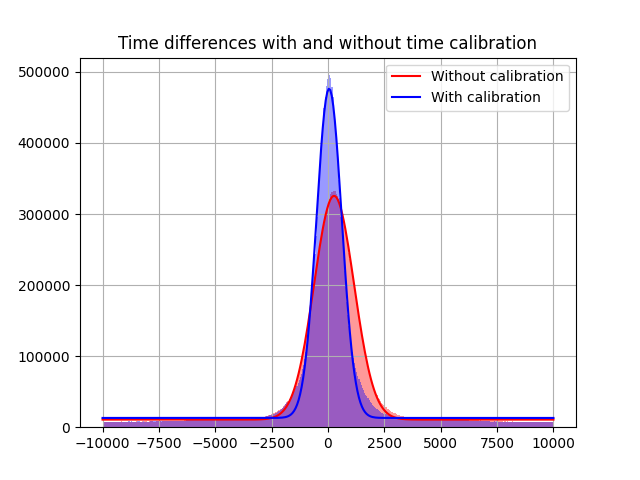
#> input picture TPPTcalibrationtest1.png, 640 x 480 px
$ python -i get_source_loc.py   (imports and definitions only)
#> lines starting #> are read from the running program, lines starting #| are printed output that depends on the picture; after the words box and inside, x2 and y2 are one past the last pixel; in counts of white or black regions, pixels touching at a corner belong together
import cv2
import numpy as np
import matplotlib.pyplot as plt
import time
import os

script_dir = os.path.dirname(__file__)

def fit_image_to_canvas(image_path, canvas_size=255, save_path= script_dir + '/resized_img.png'):
    # Load image
#> called with image_path = '../TPPTcalibrationtest1.png', canvas_size = 255, save_path = 'Motor Controller/resized_img.png'
    img = cv2.imread(image_path, cv2.IMREAD_UNCHANGED)
#> img is the input picture: shape (480, 640, 4); mean B, G, R, A 244.3, 238.3, 242.2, 255
    if img is None:
        raise ValueError("Image not found or unreadable.")

    # Convert image to gray scale if not
    if len(img.shape) == 3:
        img_gray = cv2.cvtColor(img, cv2.COLOR_BGR2GRAY)
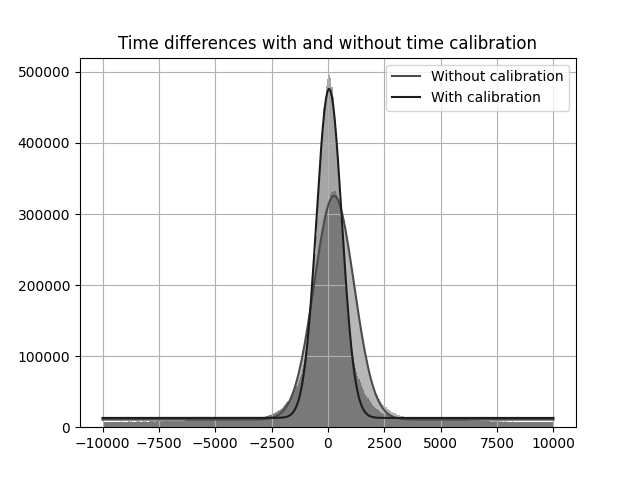
#> img_gray: shape (480, 640); min 0, max 255, mean 240.1
    else:
        img_gray = img

    # Threshold to get binary shape (invert so black shapes are detected)
    _, thresh = cv2.threshold(img_gray, 0, 255, cv2.THRESH_BINARY_INV + cv2.THRESH_OTSU)
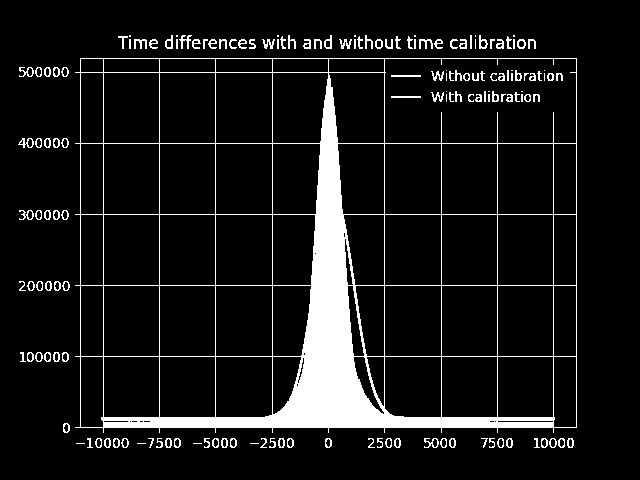
#> thresh: shape (480, 640); 9.5% white; 158 white regions (25 under 20 px)

    # Find shapes in image
    contours, _ = cv2.findContours(thresh, cv2.RETR_EXTERNAL, cv2.CHAIN_APPROX_NONE)
#> contours = 117 contours, 38 with area under 20; largest, box (x1, y1, x2, y2) and area: (75, 58, 577, 433) 183038, (18, 138, 34, 148) 76, (479, 35, 488, 49) 66, (324, 35, 332, 49) 64, (165, 35, 173, 49) 64
    if not contours:
        raise ValueError("No shape detected.")

    # Use largest shape
    largest_contour = max(contours, key=cv2.contourArea)
#> largest_contour = contour of 1851 points, box (x1, y1, x2, y2) (75, 58, 577, 433), area 183038
    x, y, w, h = cv2.boundingRect(largest_contour)
#> x = 75; y = 58; w = 502; h = 375

    # Crop image around shape
    cropped_shape = img_gray[y:y+h, x:x+w]
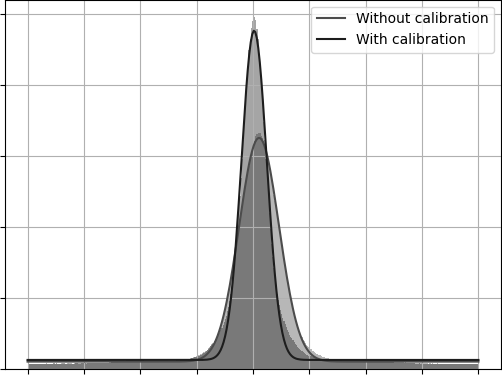
#> cropped_shape: shape (375, 502); min 0, max 255, mean 235.4

    # Resize shape to fit canvas while maintaining ratios
    scale = min(canvas_size / w, canvas_size / h)
#> scale = 0.508
    new_w = int(w * scale)
#> new_w = 255
    new_h = int(h * scale)
#> new_h = 190
    resized_shape = cv2.resize(cropped_shape, (new_w, new_h), interpolation=cv2.INTER_AREA)
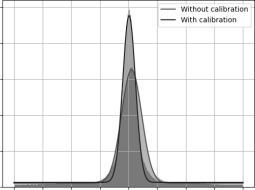
#> resized_shape: shape (190, 255); min 32, max 255, mean 235.4

    # Create white canvas
    canvas = np.ones((canvas_size, canvas_size), dtype=np.uint8) * 255

    # Center resized shape on canvas
    x_offset = (canvas_size - new_w) // 2
#> x_offset = 0
    y_offset = (canvas_size - new_h) // 2
#> y_offset = 32
    canvas[y_offset:y_offset + new_h, x_offset:x_offset + new_w] = resized_shape
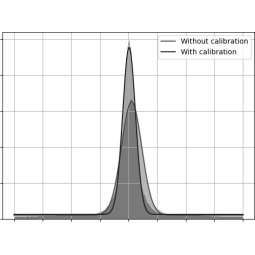
#> canvas: shape (255, 255); min 32, max 255, mean 240.4

    # Save and return
    cv2.imwrite(save_path, canvas)
    return canvas

# Orders points by proximity to one another
# [40 lines left out: functions sortbydis, limit_points, not called in this run]


def num_points(data_points, num):
    len(data_points)

# [167 lines left out: functions store_list, totDistance, addPoints, main, not called in this run]

#main()

>>> result = fit_image_to_canvas('../TPPTcalibrationtest1.png')

$ run again, on calibration1.png
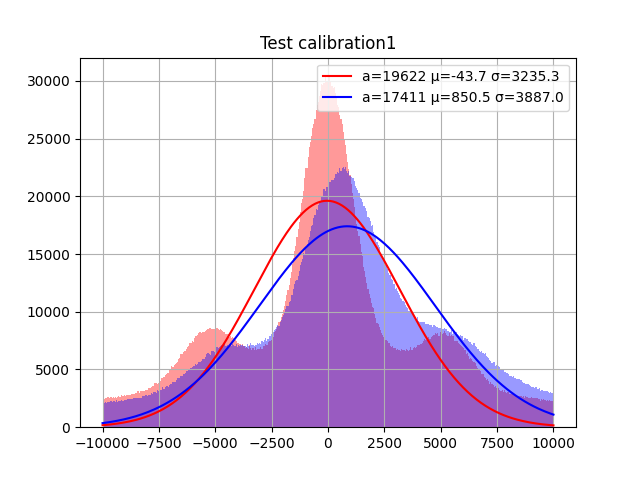
#> input picture calibration1.png, 640 x 480 px
#> in fit_image_to_canvas, img is the input picture: shape (480, 640, 4); mean B, G, R, A 238.4, 223.2, 233.6, 255
#> in fit_image_to_canvas, `_, thresh = cv2.threshold(img_gray, 0, 255, cv2.THRESH_BINARY_INV + cv..`:
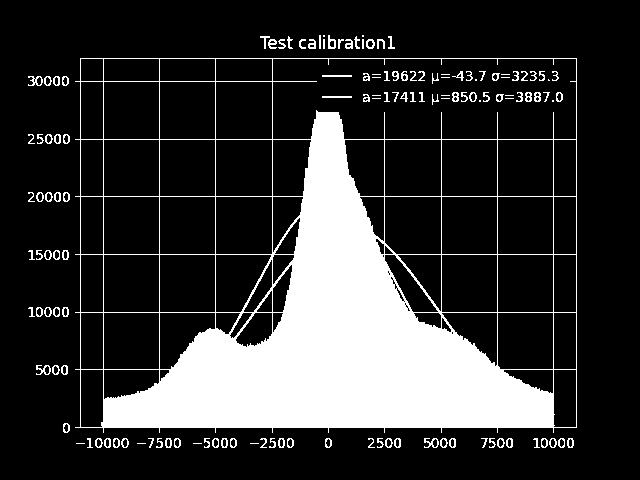
#> thresh: shape (480, 640); 20.3% white; 136 white regions (22 under 20 px)
#> contours = 85 contours, 29 with area under 20; largest, box (x1, y1, x2, y2) and area: (75, 58, 577, 433) 183040, (28, 76, 43, 86) 72, (328, 35, 336, 49) 66, (424, 438, 439, 448) 66, (36, 365, 51, 375) 66
#> largest_contour = contour of 1859 points, box (x1, y1, x2, y2) (75, 58, 577, 433), area 183040
#> x = 75; y = 58; w = 502; h = 375
#> scale = 0.508
#> new_w = 255
#> new_h = 190
#> x_offset = 0
#> y_offset = 32
#> in fit_image_to_canvas, `canvas[y_offset:y_offset + new_h, x_offset:x_offset + new_w] = resized..`:
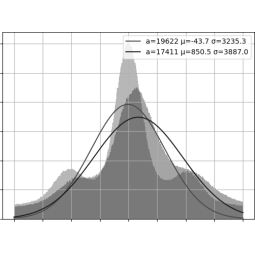
#> canvas: shape (255, 255); min 36, max 255, mean 224.6

$ run again, on calibrationtest2.png
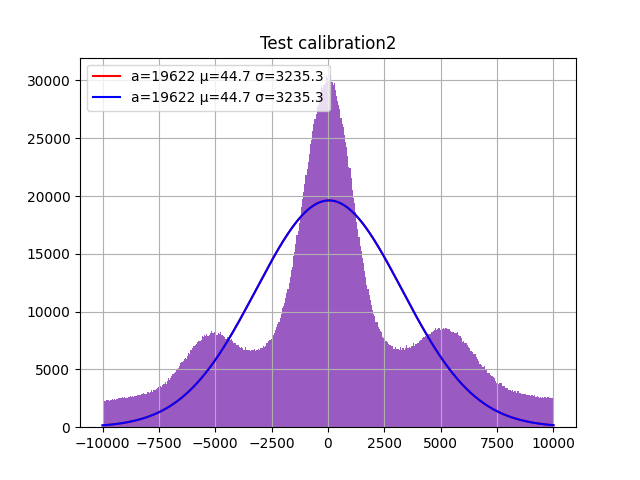
#> input picture calibrationtest2.png, 640 x 480 px
#> in fit_image_to_canvas, img is the input picture: shape (480, 640, 4); mean B, G, R, A 239.9, 224.4, 233.3, 255
#> in fit_image_to_canvas, `_, thresh = cv2.threshold(img_gray, 0, 255, cv2.THRESH_BINARY_INV + cv..`:
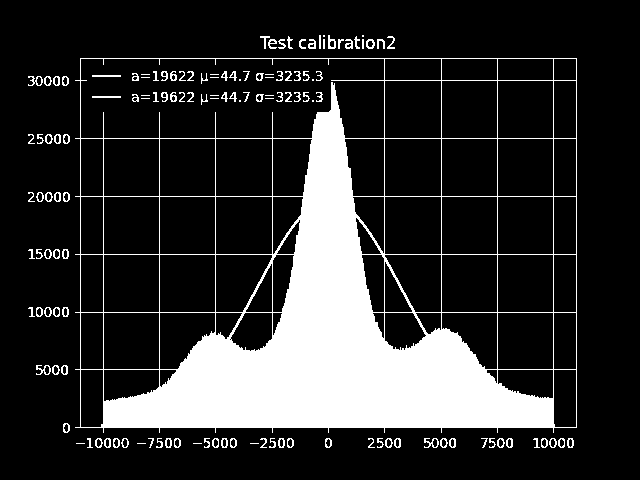
#> thresh: shape (480, 640); 18.5% white; 135 white regions (22 under 20 px)
#> contours = 85 contours, 29 with area under 20; largest, box (x1, y1, x2, y2) and area: (75, 58, 577, 433) 183040, (328, 35, 336, 49) 66, (424, 438, 439, 448) 63, (36, 365, 51, 375) 63, (366, 39, 375, 49) 62
#> largest_contour = contour of 1859 points, box (x1, y1, x2, y2) (75, 58, 577, 433), area 183040
#> x = 75; y = 58; w = 502; h = 375
#> scale = 0.508
#> new_w = 255
#> new_h = 190
#> x_offset = 0
#> y_offset = 32
#> in fit_image_to_canvas, `canvas[y_offset:y_offset + new_h, x_offset:x_offset + new_w] = resized..`:
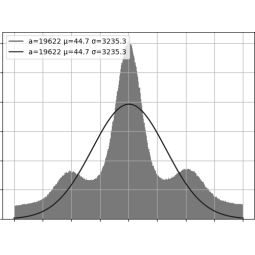
#> canvas: shape (255, 255); min 33, max 255, mean 225.6
